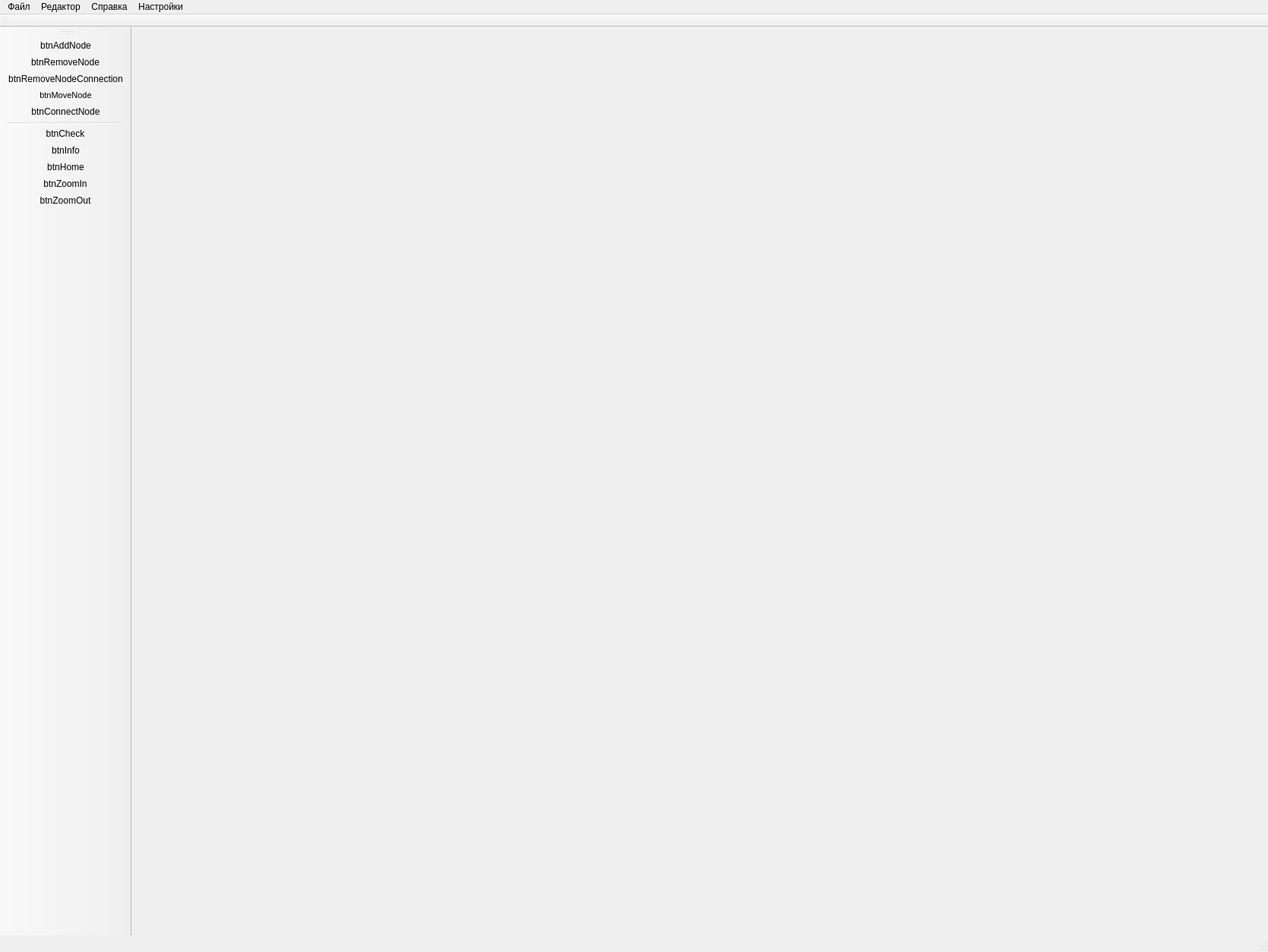
<?xml version="1.0" encoding="UTF-8"?>
<ui version="4.0">
 <class>MainWindow1</class>
 <widget class="QMainWindow" name="MainWindow1">
  <property name="geometry">
   <rect>
    <x>0</x>
    <y>0</y>
    <width>1669</width>
    <height>1253</height>
   </rect>
  </property>
  <property name="windowTitle">
   <string>Задание 1</string>
  </property>
  <widget class="QWidget" name="centralwidget"/>
  <widget class="QMenuBar" name="menubar">
   <property name="geometry">
    <rect>
     <x>0</x>
     <y>0</y>
     <width>1669</width>
     <height>21</height>
    </rect>
   </property>
   <widget class="QMenu" name="menuFile">
    <property name="title">
     <string>Файл</string>
    </property>
    <addaction name="actionNewFile"/>
    <addaction name="actionOpenFile"/>
    <addaction name="actionSaveFile"/>
    <addaction name="actionSaveFileAs"/>
    <addaction name="separator"/>
   </widget>
   <widget class="QMenu" name="menuHelp">
    <property name="title">
     <string>Справка</string>
    </property>
    <addaction name="actionHelpTask"/>
    <addaction name="actionHelpProgram"/>
   </widget>
   <widget class="QMenu" name="menuEdit">
    <property name="title">
     <string>Редактор</string>
    </property>
    <addaction name="actionForward"/>
    <addaction name="actionBackward"/>
   </widget>
   <widget class="QMenu" name="menu">
    <property name="title">
     <string>Настройки</string>
    </property>
    <addaction name="actionSetting"/>
   </widget>
   <addaction name="menuFile"/>
   <addaction name="menuEdit"/>
   <addaction name="menuHelp"/>
   <addaction name="menu"/>
  </widget>
  <widget class="QStatusBar" name="statusbar"/>
  <widget class="QToolBar" name="toolBar">
   <property name="sizePolicy">
    <sizepolicy hsizetype="Fixed" vsizetype="Preferred">
     <horstretch>0</horstretch>
     <verstretch>0</verstretch>
    </sizepolicy>
   </property>
   <property name="windowTitle">
    <string>toolBar</string>
   </property>
   <property name="iconSize">
    <size>
     <width>42</width>
     <height>35</height>
    </size>
   </property>
   <attribute name="toolBarArea">
    <enum>LeftToolBarArea</enum>
   </attribute>
   <attribute name="toolBarBreak">
    <bool>false</bool>
   </attribute>
   <addaction name="actionbtnAddNode"/>
   <addaction name="actionbtnRemoveNode"/>
   <addaction name="actionbtnRemoveNodeConnection"/>
   <addaction name="actionbtnMoveNode"/>
   <addaction name="actionbtnConnectNode"/>
   <addaction name="separator"/>
   <addaction name="actionbtnCheck"/>
   <addaction name="actionbtnInfo"/>
   <addaction name="actionbtnHome"/>
   <addaction name="actionbtnZoomIn"/>
   <addaction name="actionbtnZoomOut"/>
  </widget>
  <widget class="QToolBar" name="toolBar_2">
   <property name="windowTitle">
    <string>toolBar_2</string>
   </property>
   <attribute name="toolBarArea">
    <enum>TopToolBarArea</enum>
   </attribute>
   <attribute name="toolBarBreak">
    <bool>false</bool>
   </attribute>
  </widget>
  <action name="actionNewFile">
   <property name="icon">
    <iconset>
     <normaloff>resources/iconePack/file.png</normaloff>resources/iconePack/file.png</iconset>
   </property>
   <property name="text">
    <string>Новый файл</string>
   </property>
   <property name="toolTip">
    <string>Создать новый файл</string>
   </property>
  </action>
  <action name="actionOpenFile">
   <property name="icon">
    <iconset>
     <normaloff>resources/iconePack/write.png</normaloff>resources/iconePack/write.png</iconset>
   </property>
   <property name="text">
    <string>Открыть файл</string>
   </property>
  </action>
  <action name="actionSaveFile">
   <property name="icon">
    <iconset>
     <normaloff>resources/iconePack/save.png</normaloff>resources/iconePack/save.png</iconset>
   </property>
   <property name="text">
    <string>Сохранить</string>
   </property>
  </action>
  <action name="actionSaveFileAs">
   <property name="text">
    <string>Сохранить как</string>
   </property>
  </action>
  <action name="actionForward">
   <property name="icon">
    <iconset>
     <normaloff>resources/iconePack/forward.png</normaloff>resources/iconePack/forward.png</iconset>
   </property>
   <property name="text">
    <string>Вперед        Ctrl+Y</string>
   </property>
  </action>
  <action name="actionBackward">
   <property name="icon">
    <iconset>
     <normaloff>resources/iconePack/reply.png</normaloff>resources/iconePack/reply.png</iconset>
   </property>
   <property name="text">
    <string>Назад          Ctrl+Z</string>
   </property>
  </action>
  <action name="actionbtnAddNode">
   <property name="checkable">
    <bool>true</bool>
   </property>
   <property name="checked">
    <bool>false</bool>
   </property>
   <property name="icon">
    <iconset>
     <normaloff>resources/iconePack/add-new.png</normaloff>resources/iconePack/add-new.png</iconset>
   </property>
   <property name="text">
    <string>btnAddNode</string>
   </property>
   <property name="toolTip">
    <string>Добавить узел</string>
   </property>
  </action>
  <action name="actionbtnRemoveNode">
   <property name="checkable">
    <bool>true</bool>
   </property>
   <property name="icon">
    <iconset>
     <normaloff>resources/iconePack/deletNODECONNECT.png</normaloff>resources/iconePack/deletNODECONNECT.png</iconset>
   </property>
   <property name="text">
    <string>btnRemoveNode</string>
   </property>
   <property name="toolTip">
    <string>Удаление узла и связей</string>
   </property>
  </action>
  <action name="actionbtnMoveNode">
   <property name="checkable">
    <bool>true</bool>
   </property>
   <property name="icon">
    <iconset>
     <normaloff>resources/iconePack/axis_arrow_icon_138909.png</normaloff>resources/iconePack/axis_arrow_icon_138909.png</iconset>
   </property>
   <property name="text">
    <string>btnMoveNode</string>
   </property>
   <property name="toolTip">
    <string>Передвинуть элемент</string>
   </property>
   <property name="font">
    <font>
     <pointsize>8</pointsize>
    </font>
   </property>
   <property name="priority">
    <enum>QAction::NormalPriority</enum>
   </property>
  </action>
  <action name="actionbtnConnectNode">
   <property name="checkable">
    <bool>true</bool>
   </property>
   <property name="icon">
    <iconset>
     <normaloff>resources/iconePack/file_addArrow.svg</normaloff>resources/iconePack/file_addArrow.svg</iconset>
   </property>
   <property name="text">
    <string>btnConnectNode</string>
   </property>
   <property name="toolTip">
    <string>Соединить узлы</string>
   </property>
  </action>
  <action name="actionbtnInfo">
   <property name="icon">
    <iconset>
     <normaloff>resources/iconePack/attachment.png</normaloff>resources/iconePack/attachment.png</iconset>
   </property>
   <property name="text">
    <string>btnInfo</string>
   </property>
   <property name="toolTip">
    <string>Подсказка</string>
   </property>
  </action>
  <action name="actionbtnHome">
   <property name="icon">
    <iconset>
     <normaloff>resources/iconePack/home.png</normaloff>resources/iconePack/home.png</iconset>
   </property>
   <property name="text">
    <string>btnHome</string>
   </property>
   <property name="toolTip">
    <string>Перейти к выбору заданий / В меню</string>
   </property>
  </action>
  <action name="actionbtnRemoveNodeConnection">
   <property name="checkable">
    <bool>true</bool>
   </property>
   <property name="icon">
    <iconset>
     <normaloff>resources/iconePack/trash.png</normaloff>resources/iconePack/trash.png</iconset>
   </property>
   <property name="text">
    <string>btnRemoveNodeСonnection</string>
   </property>
   <property name="toolTip">
    <string>Удаление связей</string>
   </property>
  </action>
  <action name="actionbtnZoomIn">
   <property name="checkable">
    <bool>false</bool>
   </property>
   <property name="checked">
    <bool>false</bool>
   </property>
   <property name="icon">
    <iconset>
     <normaloff>resources/iconePack/zoom-in.png</normaloff>resources/iconePack/zoom-in.png</iconset>
   </property>
   <property name="text">
    <string>btnZoomIn</string>
   </property>
   <property name="toolTip">
    <string>Увеличить изображение</string>
   </property>
   <property name="autoRepeat">
    <bool>true</bool>
   </property>
  </action>
  <action name="actionbtnZoomOut">
   <property name="icon">
    <iconset>
     <normaloff>resources/iconePack/zoom-out.png</normaloff>resources/iconePack/zoom-out.png</iconset>
   </property>
   <property name="text">
    <string>btnZoomOut</string>
   </property>
   <property name="toolTip">
    <string>Уменьшить изображение</string>
   </property>
  </action>
  <action name="actionHelpTask">
   <property name="text">
    <string>Справка по заданию</string>
   </property>
  </action>
  <action name="actionHelpProgram">
   <property name="text">
    <string>Справка по программе </string>
   </property>
  </action>
  <action name="actionSetting">
   <property name="text">
    <string>Настройки программы</string>
   </property>
  </action>
  <action name="actionbtnCheck">
   <property name="icon">
    <iconset>
     <normaloff>resources/iconePack/check-mark.png</normaloff>resources/iconePack/check-mark.png</iconset>
   </property>
   <property name="text">
    <string>btnCheck</string>
   </property>
   <property name="toolTip">
    <string>&lt;html&gt;&lt;head/&gt;&lt;body&gt;&lt;p&gt;Проверить задание&lt;/p&gt;&lt;/body&gt;&lt;/html&gt;</string>
   </property>
  </action>
 </widget>
 <resources/>
 <connections/>
</ui>
